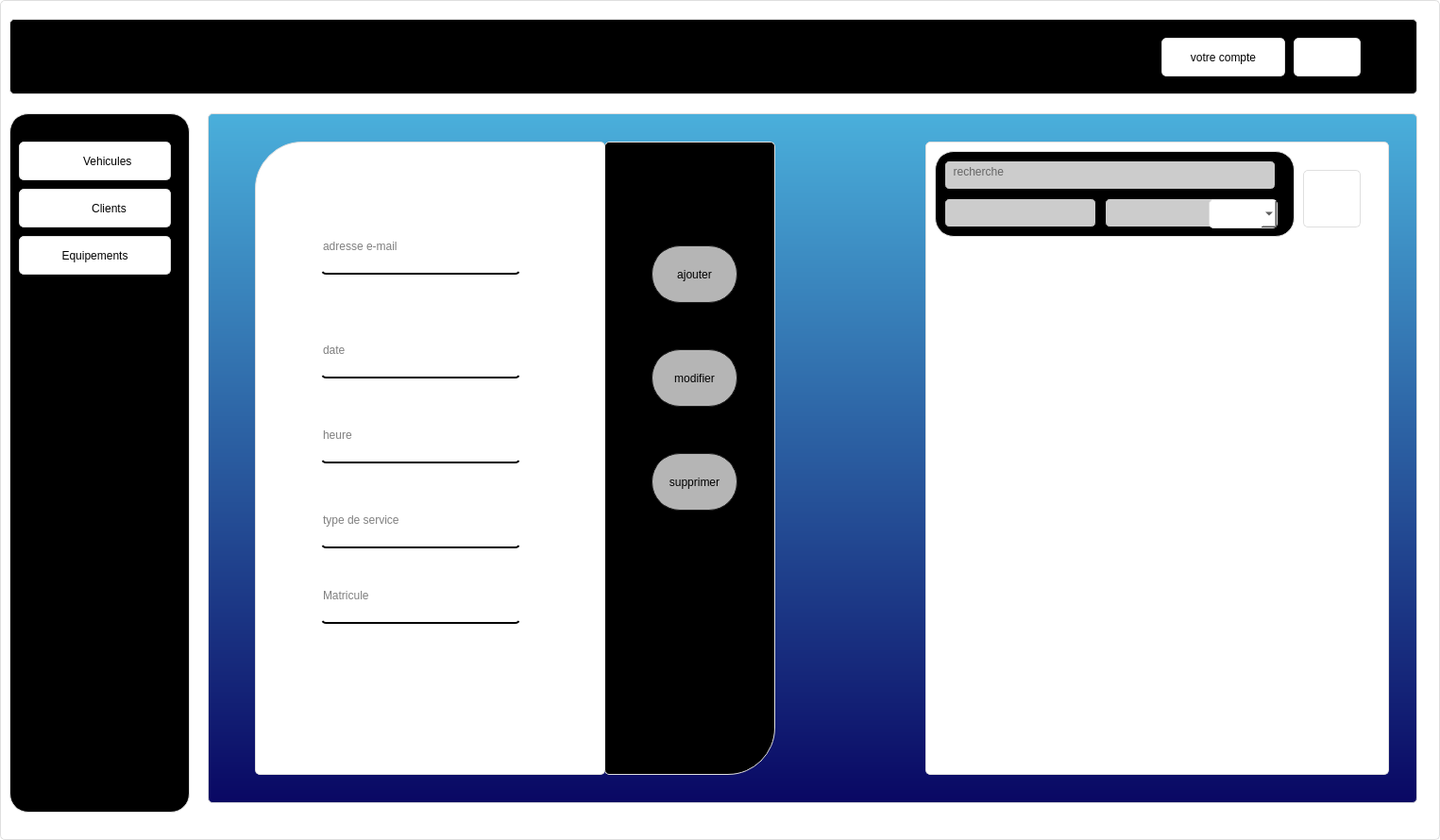
<?xml version="1.0" encoding="UTF-8"?>
<ui version="4.0">
 <class>Rendv</class>
 <widget class="QDialog" name="Rendv">
  <property name="geometry">
   <rect>
    <x>0</x>
    <y>0</y>
    <width>1525</width>
    <height>890</height>
   </rect>
  </property>
  <property name="windowTitle">
   <string>Dialog</string>
  </property>
  <property name="styleSheet">
   <string notr="true">QClient{
	background-color: #071e26;
}
QWidget {	
	border:1px solid #dfdfdf;
	border-radius: 5px;
	background-color: #ffffff;
}

QPushButton{
	
	border-raduis:5px
}
QPushButton:pressed {
	background-color: rgb(189, 189, 189);
}
#side_menu{
	border-radius: 20px;
	background-color: rgb(0,0,0);
}
#top_widget{

	background-color: rgb(0,0,0);
}
#form_2{
	
	
	background-color: rgb(255, 255, 255);
border-top-left-radius: 50px;
}

#widget_2 QLineEdit{
font: 11pt &quot;MS Shell Dlg 2&quot;;
background-color:rgba(0,0,0,0);
border:none;
border-bottom:2px solid rgb(0,0,0);
padding-bottom:7px

}
#widget_2{
	
	/* background-color: QLinearGradient( x1: 0, y1: 0, x2: 0, y2: 1, stop: 0 #ffa02f, stop: 1 #d7801a);*/
	/*background-color: QLinearGradient( x1: 0, y1: 0, x2: 0, y2: 1, stop: 0 #4d4d4d, stop: 0.1 #646464, stop: 1 #5d5d5d);*/
   background-color:QLinearGradient( x1: 0, y1: 0, x2: 0, y2: 1, stop: 0 #4aafdb, stop: 1 #090763);
}
#options_2{
background-color: rgb(0,0,0);
border-bottom-right-radius: 50px;

}
#widget_2 #recherche_2{
	
	background-color: rgb(204, 204, 204);
	border:1px solid rgb(0,0,0);
}

#ajouter{
 color: rgb(0,0,0);
    background-color: rgb(181, 181, 181);
    border-width: 1px;
    border-color: #1e1e1e;
    border-style: solid;
    border-radius: 30px;
    padding: 3px;
    font-size: 12px;
    padding-left: 5px;
    padding-right: 5px;
}


#modifier{
color: rgb(0,0,0);
    background-color: rgb(181, 181, 181);
    border-width: 1px;
    border-color: #1e1e1e;
    border-style: solid;
    border-radius: 30px;
    padding: 3px;
    font-size: 12px;
    padding-left: 5px;
    padding-right: 5px;
}

#supprimer{
 color: rgb(0,0,0);
    background-color: rgb(181, 181, 181);
    border-width: 1px;
    border-color: #1e1e1e;
    border-style: solid;
    border-radius: 30px;
    padding: 3px;
    font-size: 12px;
    padding-left: 5px;
    padding-right: 5px;
}

#ajouter:pressed
{
    background-color: QLinearGradient( x1: 0, y1: 0, x2: 0, y2: 1, stop: 0 #2d2d2d, stop: 0.1 #2b2b2b, stop: 0.5 #292929, stop: 0.9 #282828, stop: 1 #252525);
}

#modifier:pressed
{
    background-color: QLinearGradient( x1: 0, y1: 0, x2: 0, y2: 1, stop: 0 #2d2d2d, stop: 0.1 #2b2b2b, stop: 0.5 #292929, stop: 0.9 #282828, stop: 1 #252525);
}

#supprimer:pressed
{
    background-color: QLinearGradient( x1: 0, y1: 0, x2: 0, y2: 1, stop: 0 #2d2d2d, stop: 0.1 #2b2b2b, stop: 0.5 #292929, stop: 0.9 #282828, stop: 1 #252525);
}
#pdf_3{
	
	background-color: #071e26;
border:0px ;
}
#stat_3{
	
	background-color: #071e26;
border:0px ;
}
#widget QLineEdit{
background-color: rgb(204, 204, 204);
border:1px solid rgb(0,0,0);

}
#widget
{
	border-radius: 20px;
	background-color: rgb(0,0,0);
}
</string>
  </property>
  <widget class="QWidget" name="widget_2" native="true">
   <property name="geometry">
    <rect>
     <x>220</x>
     <y>120</y>
     <width>1281</width>
     <height>731</height>
    </rect>
   </property>
   <widget class="QLabel" name="form_2">
    <property name="geometry">
     <rect>
      <x>50</x>
      <y>30</y>
      <width>371</width>
      <height>671</height>
     </rect>
    </property>
    <property name="styleSheet">
     <string notr="true"/>
    </property>
    <property name="text">
     <string/>
    </property>
   </widget>
   <widget class="QLabel" name="options_2">
    <property name="geometry">
     <rect>
      <x>420</x>
      <y>30</y>
      <width>181</width>
      <height>671</height>
     </rect>
    </property>
    <property name="text">
     <string/>
    </property>
   </widget>
   <widget class="QPushButton" name="ajouter">
    <property name="geometry">
     <rect>
      <x>470</x>
      <y>140</y>
      <width>91</width>
      <height>61</height>
     </rect>
    </property>
    <property name="text">
     <string>ajouter</string>
    </property>
   </widget>
   <widget class="QPushButton" name="modifier">
    <property name="geometry">
     <rect>
      <x>470</x>
      <y>250</y>
      <width>91</width>
      <height>61</height>
     </rect>
    </property>
    <property name="text">
     <string>modifier</string>
    </property>
   </widget>
   <widget class="QPushButton" name="supprimer">
    <property name="geometry">
     <rect>
      <x>470</x>
      <y>360</y>
      <width>91</width>
      <height>61</height>
     </rect>
    </property>
    <property name="text">
     <string>supprimer</string>
    </property>
   </widget>
   <widget class="QLineEdit" name="lineEdit_3">
    <property name="geometry">
     <rect>
      <x>120</x>
      <y>120</y>
      <width>211</width>
      <height>51</height>
     </rect>
    </property>
    <property name="text">
     <string/>
    </property>
    <property name="placeholderText">
     <string>adresse e-mail</string>
    </property>
   </widget>
   <widget class="QTableView" name="tableView_2">
    <property name="geometry">
     <rect>
      <x>760</x>
      <y>30</y>
      <width>491</width>
      <height>671</height>
     </rect>
    </property>
    <property name="styleSheet">
     <string notr="true">border-raduis:5px;</string>
    </property>
   </widget>
   <widget class="QPushButton" name="pushButton_3">
    <property name="geometry">
     <rect>
      <x>1160</x>
      <y>60</y>
      <width>61</width>
      <height>61</height>
     </rect>
    </property>
    <property name="text">
     <string/>
    </property>
    <property name="icon">
     <iconset resource="style.qrc">
      <normaloff>:/new/prefix1/rech.png</normaloff>:/new/prefix1/rech.png</iconset>
    </property>
    <property name="iconSize">
     <size>
      <width>50</width>
      <height>50</height>
     </size>
    </property>
   </widget>
   <widget class="QWidget" name="widget" native="true">
    <property name="geometry">
     <rect>
      <x>770</x>
      <y>40</y>
      <width>381</width>
      <height>91</height>
     </rect>
    </property>
    <widget class="QLineEdit" name="recherche_2">
     <property name="geometry">
      <rect>
       <x>10</x>
       <y>10</y>
       <width>351</width>
       <height>31</height>
      </rect>
     </property>
     <property name="placeholderText">
      <string>  recherche</string>
     </property>
    </widget>
    <widget class="QLineEdit" name="recherche_3">
     <property name="geometry">
      <rect>
       <x>10</x>
       <y>50</y>
       <width>161</width>
       <height>31</height>
      </rect>
     </property>
     <property name="placeholderText">
      <string/>
     </property>
    </widget>
    <widget class="QLineEdit" name="recherche_4">
     <property name="geometry">
      <rect>
       <x>180</x>
       <y>50</y>
       <width>181</width>
       <height>31</height>
      </rect>
     </property>
     <property name="placeholderText">
      <string/>
     </property>
    </widget>
    <widget class="QComboBox" name="comboBox">
     <property name="geometry">
      <rect>
       <x>290</x>
       <y>51</y>
       <width>73</width>
       <height>31</height>
      </rect>
     </property>
    </widget>
   </widget>
   <widget class="QLineEdit" name="lineEdit_5">
    <property name="geometry">
     <rect>
      <x>120</x>
      <y>230</y>
      <width>211</width>
      <height>51</height>
     </rect>
    </property>
    <property name="text">
     <string/>
    </property>
    <property name="placeholderText">
     <string>date</string>
    </property>
   </widget>
   <widget class="QLineEdit" name="lineEdit_7">
    <property name="geometry">
     <rect>
      <x>120</x>
      <y>320</y>
      <width>211</width>
      <height>51</height>
     </rect>
    </property>
    <property name="text">
     <string/>
    </property>
    <property name="placeholderText">
     <string>heure</string>
    </property>
   </widget>
   <widget class="QLineEdit" name="lineEdit_8">
    <property name="geometry">
     <rect>
      <x>120</x>
      <y>410</y>
      <width>211</width>
      <height>51</height>
     </rect>
    </property>
    <property name="text">
     <string/>
    </property>
    <property name="placeholderText">
     <string>type de service</string>
    </property>
   </widget>
   <widget class="QLineEdit" name="lineEdit_9">
    <property name="geometry">
     <rect>
      <x>120</x>
      <y>490</y>
      <width>211</width>
      <height>51</height>
     </rect>
    </property>
    <property name="text">
     <string/>
    </property>
    <property name="placeholderText">
     <string>Matricule</string>
    </property>
   </widget>
  </widget>
  <widget class="QWidget" name="top_widget" native="true">
   <property name="geometry">
    <rect>
     <x>10</x>
     <y>20</y>
     <width>1491</width>
     <height>80</height>
    </rect>
   </property>
   <widget class="QPushButton" name="pushButton_7">
    <property name="geometry">
     <rect>
      <x>1360</x>
      <y>20</y>
      <width>71</width>
      <height>41</height>
     </rect>
    </property>
    <property name="text">
     <string/>
    </property>
    <property name="icon">
     <iconset resource="style.qrc">
      <normaloff>:/new/prefix1/icons/rend.png</normaloff>:/new/prefix1/icons/rend.png</iconset>
    </property>
    <property name="iconSize">
     <size>
      <width>50</width>
      <height>50</height>
     </size>
    </property>
    <property name="checkable">
     <bool>true</bool>
    </property>
    <property name="autoExclusive">
     <bool>true</bool>
    </property>
   </widget>
   <widget class="QPushButton" name="pushButton_12">
    <property name="geometry">
     <rect>
      <x>1220</x>
      <y>20</y>
      <width>131</width>
      <height>41</height>
     </rect>
    </property>
    <property name="text">
     <string>votre compte</string>
    </property>
    <property name="icon">
     <iconset resource="style.qrc">
      <normaloff>:/new/prefix1/icons/emp.png</normaloff>:/new/prefix1/icons/emp.png</iconset>
    </property>
    <property name="iconSize">
     <size>
      <width>45</width>
      <height>45</height>
     </size>
    </property>
    <property name="checkable">
     <bool>true</bool>
    </property>
    <property name="autoExclusive">
     <bool>true</bool>
    </property>
   </widget>
  </widget>
  <widget class="QWidget" name="side_menu" native="true">
   <property name="geometry">
    <rect>
     <x>10</x>
     <y>120</y>
     <width>191</width>
     <height>741</height>
    </rect>
   </property>
   <widget class="QPushButton" name="pushButton_16">
    <property name="geometry">
     <rect>
      <x>10</x>
      <y>130</y>
      <width>161</width>
      <height>41</height>
     </rect>
    </property>
    <property name="text">
     <string>Equipements</string>
    </property>
    <property name="icon">
     <iconset resource="style.qrc">
      <normaloff>:/new/prefix1/icons/equi.png</normaloff>:/new/prefix1/icons/equi.png</iconset>
    </property>
    <property name="iconSize">
     <size>
      <width>50</width>
      <height>50</height>
     </size>
    </property>
    <property name="checkable">
     <bool>true</bool>
    </property>
    <property name="autoExclusive">
     <bool>true</bool>
    </property>
   </widget>
   <widget class="QPushButton" name="pushButton_17">
    <property name="geometry">
     <rect>
      <x>20</x>
      <y>780</y>
      <width>61</width>
      <height>41</height>
     </rect>
    </property>
    <property name="text">
     <string/>
    </property>
    <property name="icon">
     <iconset>
      <normaloff>../app/x.png</normaloff>../app/x.png</iconset>
    </property>
    <property name="iconSize">
     <size>
      <width>30</width>
      <height>30</height>
     </size>
    </property>
   </widget>
   <widget class="QPushButton" name="pushButton_18">
    <property name="geometry">
     <rect>
      <x>10</x>
      <y>80</y>
      <width>161</width>
      <height>41</height>
     </rect>
    </property>
    <property name="text">
     <string>         Clients</string>
    </property>
    <property name="icon">
     <iconset resource="style.qrc">
      <normaloff>:/new/prefix1/icons/cli.png</normaloff>:/new/prefix1/icons/cli.png</iconset>
    </property>
    <property name="iconSize">
     <size>
      <width>50</width>
      <height>50</height>
     </size>
    </property>
   </widget>
   <widget class="QPushButton" name="pushButton_19">
    <property name="geometry">
     <rect>
      <x>10</x>
      <y>30</y>
      <width>161</width>
      <height>41</height>
     </rect>
    </property>
    <property name="text">
     <string>        Vehicules</string>
    </property>
    <property name="icon">
     <iconset resource="style.qrc">
      <normaloff>:/new/prefix1/icons/vehi.png</normaloff>:/new/prefix1/icons/vehi.png</iconset>
    </property>
    <property name="iconSize">
     <size>
      <width>45</width>
      <height>45</height>
     </size>
    </property>
    <property name="checkable">
     <bool>true</bool>
    </property>
    <property name="autoExclusive">
     <bool>true</bool>
    </property>
   </widget>
  </widget>
  <zorder>top_widget</zorder>
  <zorder>widget_2</zorder>
  <zorder>side_menu</zorder>
 </widget>
 <resources>
  <include location="style.qrc"/>
 </resources>
 <connections/>
</ui>
